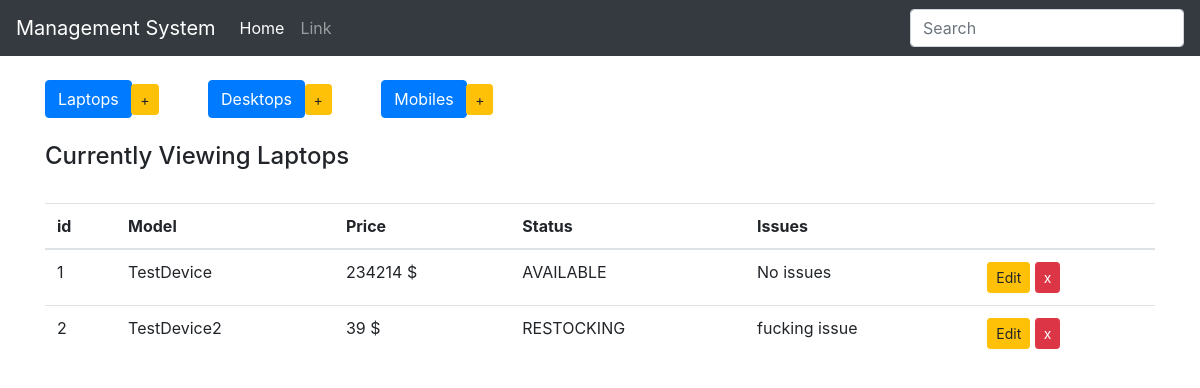
The app's page /display_laptops with its own data.
### inventory/models.py (models this page shows, shortened)
class Device(models.Model):  # name of the table
    type = models.CharField(max_length=100, blank=False)  # name of the column
    price = models.IntegerField()
    choices = (
        ('AVAILABLE', 'ITEM READY TO BE PURCHASED'),
        ('SOLD', 'ITEM SOLD'),
        ('RESTOCKING', 'ITEM RESTOCKING IN FEW DAYS')
    )
    status = models.CharField(max_length=10, choices=choices, default="SOLD")  # Available, Sold, Restocking
    issues = models.CharField(max_length=100, default="No issues")
    class Meta:
        abstract = True

class Laptop(Device):
    pass

### inventory/views.py (the view)
# urls.py: url(r'^display_laptops$', display_laptops, name='display_laptops'),
def display_laptops(request):
    items = Laptop.objects.all()
    context = {
        'items': items,
        'header': 'Laptops'
    }
    return render(request, 'index.html', context)

### templates/index.html
{% extends 'base.html' %}
{% block body %}
  <div class="add_buttons">
  <br>
    <div class="button-group">
      <a href="{% url 'display_laptops' %}" class="btn btn-primary btn-md btn-trim" role="button"> Laptops</a>
      <a href="{% url 'add_laptop' %}" class="btn btn-warning btn-sm btn-pad" role="button"> +</a>
      <a href="{% url 'display_desktops' %}" class="btn btn-primary btn-md btn-trim" role="button"> Desktops</a>
      <a href="{% url 'add_desktop' %}" class="btn btn-warning btn-sm btn-pad" role="button"> +</a>
      <a href="{% url 'display_mobiles' %}" class="btn btn-primary btn-md btn-trim" role="button"> Mobiles</a>
      <a href="{% url 'add_mobile' %}" class="btn btn-warning btn-sm btn-pad" role="button"> +</a>
    </div>
  </div>
    <br>
  <div>
    <h4>Currently Viewing {{ header }}</h4>
  </div>
    <br>
  <table class="table table-hover">
    <thead>
      <tr>
        <th>id</th>
        <th>Model</th>
        <th>Price</th>
        <th>Status</th>
        <th>Issues</th>
        <th></th>
      </tr>
    </thead>
    <tbody>
      {% for item in items %}
      <tr>
        <td>{{ item.pk }}
        <td>{{ item.type }}</td>
        <td>{{ item.price }} $</td>
        <td>{{ item.status }}</td>
        <td>{{ item.issues }}</td>
        {% if header|lower == "laptops" %}
        <td>
            <a href="{% url 'edit_laptop' item.pk %}" class="btn btn-warning btn-sm" role="button" aria-pressed="true" > Edit</a>
            <a href="{% url 'delete_laptop' item.pk%}" class="btn btn-danger btn-sm" role="button" aria-pressed="true" > x</a>
        </td>
        {% elif header|lower == "desktops" %}
        <td>
            <a href="{% url 'edit_desktop' item.pk %}" class="btn btn-warning btn-sm" role="button" aria-pressed="true" > Edit</a>
            <a href="{% url 'delete_desktop' item.pk%}" class="btn btn-danger btn-sm" role="button" aria-pressed="true" > x</a>
        </td>
        {% else %}
        <td>
            <a href="{% url 'edit_mobile' item.pk %}" class="btn btn-warning btn-sm" role="button" aria-pressed="true" > Edit</a>
            <a href="{% url 'delete_mobile' item.pk%}" class="btn btn-danger btn-sm" role="button" aria-pressed="true" > x</a>
        </td>
        {% endif %}
      </tr>
      {% endfor %}
    </tbody>
  </table>
{% endblock %}

### inventory/static/css/style.css (style rules this page uses)
.btn-pad { margin-right: 45px; }
.btn-trim { margin-right: -5px }

### records on screen
Laptop: pk "1", type "TestDevice", price "234214", status "AVAILABLE", issues "No issues"
Laptop: pk "2", type "TestDevice2", price "39", status "RESTOCKING", issues "fucking issue"

### other values on screen
{{ header }} "Laptops"
